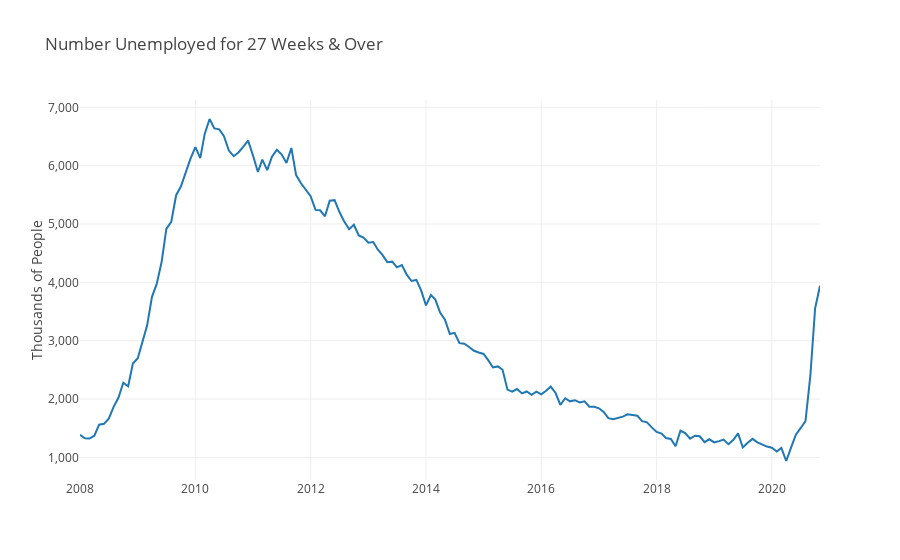

Notebook cell for this chart:
### Markdown cell above
Unemployment does hit everyone evenly. Black or African American workers have been hit the hardest and have the highest unemployment rate.

### Code cell
df = pdr.get_data_fred(['UEMP27OV'], start=dt.datetime(2008,1,1), end=end)

fig6 = go.Figure()

fig6.add_trace(go.Scatter(x=df.index, y=df['UEMP27OV'], name='Long Term Unemployed'))

fig6.update_layout(template='none', 
                   title='Number Unemployed for 27 Weeks & Over', 
                   title_x=0.05, 
                   height=600, 
                   autosize=True,
                   legend=dict(
                       orientation="h",
                       yanchor="bottom",
                       y=1.02,
                       xanchor="right",
                       x=1))

fig6.update_yaxes(title_text="Thousands of People",tickformat=",")

### Figure 1 — Plotly figure (JSON) as saved in the notebook; plotly's stock layout.template omitted (floating-point values rounded to 4 significant figures; data arrays with more than 128 entries replaced by an {"elided": "..."} marker saying what was removed)
{"data": [{"name": "Long Term Unemployed", "type": "scatter", "x": {"elided": "155 str values"}, "y": {"elided": "155 int values"}}], "layout": {"autosize": true, "legend": {"orientation": "h", "x": 1, "xanchor": "right", "y": 1.02, "yanchor": "bottom"}, "title": {"text": "Number Unemployed for 27 Weeks & Over", "x": 0.05}, "xaxis": {"autorange": true, "range": ["2008-01-01", "2020-11-01"], "type": "date"}, "yaxis": {"autorange": true, "range": [613.4, 7126.0], "tickformat": ",", "title": {"text": "Thousands of People"}, "type": "linear"}}}
